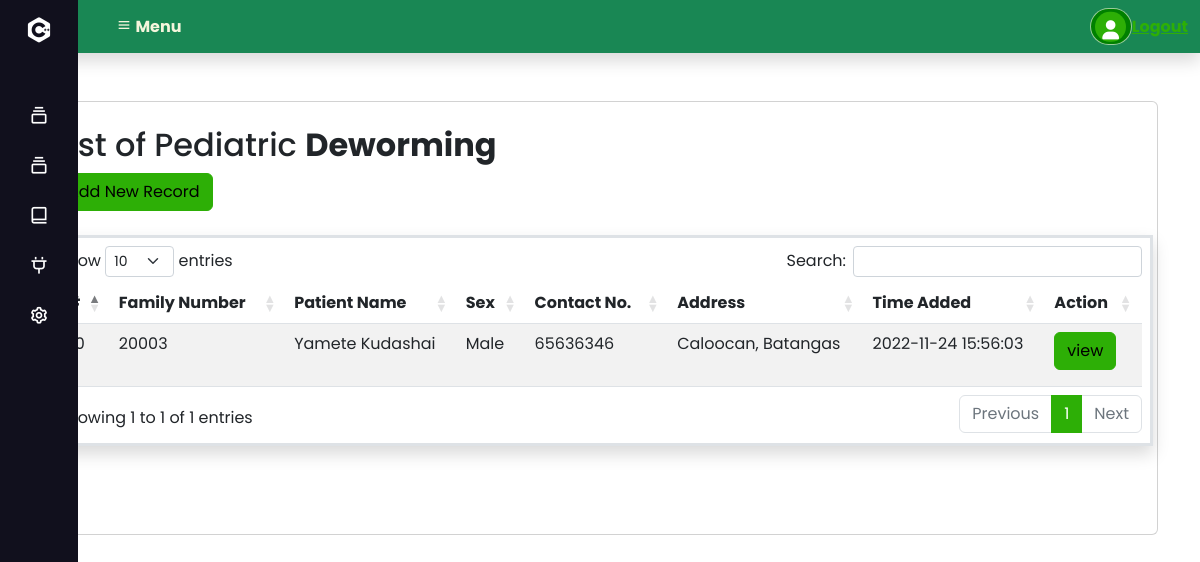
The page /brgydeworming_table.php on the database its author committed.
### tables this page shows
CREATE TABLE `patient_information` (
  `id` int(11) NOT NULL AUTO_INCREMENT,
  `family_number` bigint(10) NOT NULL,
  `family_code` varchar(10) NOT NULL,
  `record_type` varchar(60) NOT NULL,
  `last_name` varchar(30) NOT NULL,
  `first_name` varchar(30) NOT NULL,
  `middle_name` varchar(30) NOT NULL,
  `suffix` varchar(5) NOT NULL,
  `sex` varchar(10) NOT NULL,
  `address` varchar(100) NOT NULL,
  `zip` int(10) NOT NULL,
  `contact_no` int(15) NOT NULL,
  `age` varchar(3) NOT NULL,
  `civil_status` varchar(15) NOT NULL,
  `spouse_name` varchar(60) NOT NULL,
  `birth_date` varchar(10) NOT NULL,
  `birth_place` varchar(70) NOT NULL,
  `blood_type` varchar(5) NOT NULL,
  `bd_spouse` varchar(10) NOT NULL,
  `educational_attainment` varchar(50) NOT NULL,
  `family_member` varchar(10) NOT NULL,
  `other_specify` varchar(25) NOT NULL,
  `mother_name` varchar(70) NOT NULL,
  `mother_bd` varchar(10) NOT NULL,
  `father_name` varchar(70) NOT NULL,
  `father_bd` varchar(10) NOT NULL,
  `dswd_nhts` varchar(5) NOT NULL,
  `family_house_no` int(15) NOT NULL,
  `4ps_member` varchar(5) NOT NULL,
  `household_no` int(15) NOT NULL,
  `philhealth_member` varchar(5) NOT NULL,
  `status_type` varchar(10) NOT NULL,
  `philhealth_no` varchar(30) NOT NULL,
  `indicate_category` varchar(25) NOT NULL,
  `pcb_member` varchar(5) NOT NULL,
  `added_at` datetime NOT NULL DEFAULT current_timestamp(),
  PRIMARY KEY (`id`)
);

### brgydeworming_table.php (the view, shortened to what this page needs)
<?php
$con = connection();
?>
<!DOCTYPE html>
<html lang="en">
<head>
    <link rel="stylesheet" href="assets/css/style.css">
    <link rel="stylesheet" href="assets/css/fontawesome.css">
    <link rel="stylesheet"  href="https://unpkg.com/boxicons@2.1.2/css/boxicons.min.css" />
    <link rel="stylesheet" href="css/Sidebardesign.css">
    <link href="https://unpkg.com/boxicons@2.0.7/css/boxicons.min.css" rel="stylesheet">
    <link rel="stylesheet"  href="https://cdnjs.cloudflare.com/ajax/libs/twitter-bootstrap/5.2.0/css/bootstrap.min.css"/>
    <link rel="stylesheet"  href="https://cdn.datatables.net/1.13.1/css/dataTables.bootstrap5.min.css"/>
</head>
<body>
<?php
$sql = "SELECT * FROM patient_information WHERE record_type = 'Deworming' ORDER BY id DESC";
$brgydeworming = $con->query($sql) or die ($con->error);
$row = $brgydeworming->fetch_assoc();
?>
  <nav class="navbar navbar-expand-md navbar-dark bg-success shadow pt-1.3 pb-1.3">
       <?php include('navbar.php'); ?>
    </nav>
  <section id="home">
        <?php include('navigation-bar.php'); ?>
     <div class="container mt-5">
          <div class="card mt-2">
            <div class="card-body">
              <div class="card-title">
                <div class="row">
                <div class="table">
                  <div class="table-title">
                    <div class="row">
                        <div class="col-sm-6">
                           <h2>List of Pediatric <b>Deworming</b></h2>
                           <button type="button" class="btn btn-primary" data-bs-toggle="modal" data-bs-target="#brgyvaccinerecord">
                                 Add New Record
                           </button>
                        </div>
                  <div class="tables border shadow border-3 mt-3 mb-5">
                  <table class="table table-striped mt-3" id="pediaDewormTable" style="width:100%">
                      <thead>
                    <tr>
                      <th>#</th>
                      <th>Family Number</th>
                      <th>Patient Name</th>
                      <th>Sex</th>
                      <th>Contact No.</th>
                      <th>Address</th>
                      <th>Time Added</th>
                      <th>Action</th>
                    </tr>
                  </thead>
                      <tbody>
                      <?php do{ ?>
                          <tr>
                                  <td><?php echo $row['id']; ?></td>
                                  <td><?php echo $row['family_number']; ?></td>
                                  <td><?php echo $row['last_name']. ' ' .$row['first_name'];?></td>
                                  <td><?php echo $row['sex']; ?></td>
                                  <td><?php echo $row['contact_no']; ?></td>
                                  <td><?php echo $row['address']; ?></td>
                                  <td><?php echo $row['added_at']; ?></td>
                                  <td>
                                      <div class="col-2">
                                      <a href="viewbrgy_deworming.php?id=<?php echo $row['id']; ?>" class="btn btn-primary mb-2">view</a>
                                      </div>
                                  </td>
                            </tr>
                            <?php }while($row = $brgydeworming->fetch_assoc()); ?>
                          </tbody>
                      </table>
                    </div>
                    </div>
                   </div>
                  </div>
                </div>
              </div>
            </div>
          </div>
     </div>
  </section>
  </body>
</html>

### css/Sidebardesign.css (style rules this page uses)
* { margin: 0; padding: 0; box-sizing: border-box; font-family: 'Poppins', sans-serif; }

### rows shown on the page
patient_information: family_number "20003", last_name "Yamete", first_name "Kudashai", sex "Male", contact_no "65636346", address "Caloocan, Batangas", added_at "2022-11-24 15:56:03"
